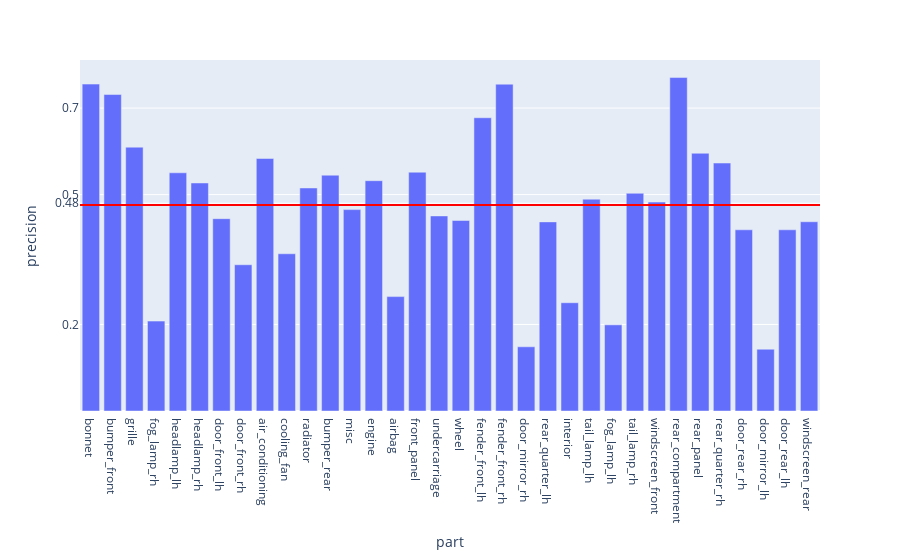

Source (notebook cell):
### Code cell
fig = px.bar(evalMetrics, x = 'part', y = 'precision')

fig.add_hline(y=avgPrecision, line_width=2, line_color="red")

fig.update_layout(
    yaxis = dict(
        tickmode = 'array',
        tickvals = [np.format_float_positional(avgPrecision, 2), 0.2, 0.5, 0.7],
    )
)
fig

### Figure 1 — Plotly figure (JSON) as saved in the notebook; plotly's stock layout.template omitted (floating-point values rounded to 4 significant figures)
{"data": [{"alignmentgroup": "True", "hovertemplate": "part=%{x}<br>precision=%{y}<extra></extra>", "legendgroup": "", "marker": {"color": "#636efa", "pattern": {"shape": ""}}, "name": "", "offsetgroup": "", "orientation": "v", "showlegend": false, "textposition": "auto", "type": "bar", "x": ["bonnet", "bumper_front", "grille", "fog_lamp_rh", "headlamp_lh", "headlamp_rh", "door_front_lh", "door_front_rh", "air_conditioning", "cooling_fan", "radiator", "bumper_rear", "misc", "engine", "airbag", "front_panel", "undercarriage", "wheel", "fender_front_lh", "fender_front_rh", "door_mirror_rh", "rear_quarter_lh", "interior", "tail_lamp_lh", "fog_lamp_lh", "tail_lamp_rh", "windscreen_front", "rear_compartment", "rear_panel", "rear_quarter_rh", "door_rear_rh", "door_mirror_lh", "door_rear_lh", "windscreen_rear"], "xaxis": "x", "y": [0.7554, 0.7312, 0.6096, 0.2077, 0.5504, 0.5269, 0.4444, 0.3379, 0.5835, 0.3633, 0.5153, 0.5449, 0.4653, 0.5321, 0.2643, 0.5517, 0.4508, 0.4403, 0.6776, 0.7551, 0.1484, 0.437, 0.2502, 0.4894, 0.199, 0.503, 0.4828, 0.7705, 0.5955, 0.5729, 0.4187, 0.1427, 0.4187, 0.4373], "yaxis": "y"}], "layout": {"barmode": "relative", "legend": {"tracegroupgap": 0}, "margin": {"t": 60}, "shapes": [{"line": {"color": "red", "width": 2}, "type": "line", "x0": 0, "x1": 1, "xref": "x domain", "y0": 0.4757, "y1": 0.4757, "yref": "y"}], "xaxis": {"anchor": "y", "domain": [0, 1], "title": {"text": "part"}}, "yaxis": {"anchor": "x", "domain": [0, 1], "tickmode": "array", "tickvals": ["0.48", 0.2, 0.5, 0.7], "title": {"text": "precision"}}}}
